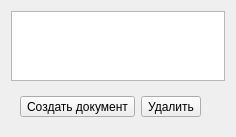
<?xml version="1.0" encoding="UTF-8"?>
<ui version="4.0">
 <class>CreateDocsPage</class>
 <widget class="QWizardPage" name="CreateDocsPage">
  <property name="geometry">
   <rect>
    <x>0</x>
    <y>0</y>
    <width>236</width>
    <height>136</height>
   </rect>
  </property>
  <property name="windowTitle">
   <string>WizardPage</string>
  </property>
  <layout class="QVBoxLayout" name="verticalLayout">
   <item>
    <widget class="QTableView" name="tableView">
     <property name="editTriggers">
      <set>QAbstractItemView::NoEditTriggers</set>
     </property>
     <property name="selectionMode">
      <enum>QAbstractItemView::SingleSelection</enum>
     </property>
     <property name="selectionBehavior">
      <enum>QAbstractItemView::SelectRows</enum>
     </property>
     <property name="verticalScrollMode">
      <enum>QAbstractItemView::ScrollPerPixel</enum>
     </property>
     <property name="horizontalScrollMode">
      <enum>QAbstractItemView::ScrollPerPixel</enum>
     </property>
    </widget>
   </item>
   <item>
    <widget class="QWidget" name="widget" native="true">
     <layout class="QHBoxLayout" name="horizontalLayout">
      <item>
       <widget class="QToolButton" name="tBt_Create">
        <property name="text">
         <string>Создать документ</string>
        </property>
       </widget>
      </item>
      <item>
       <widget class="QToolButton" name="tBt_Delete">
        <property name="text">
         <string>Удалить</string>
        </property>
       </widget>
      </item>
      <item>
       <spacer name="horizontalSpacer">
        <property name="orientation">
         <enum>Qt::Horizontal</enum>
        </property>
        <property name="sizeHint" stdset="0">
         <size>
          <width>2</width>
          <height>20</height>
         </size>
        </property>
       </spacer>
      </item>
     </layout>
    </widget>
   </item>
  </layout>
 </widget>
 <resources/>
 <connections/>
</ui>
